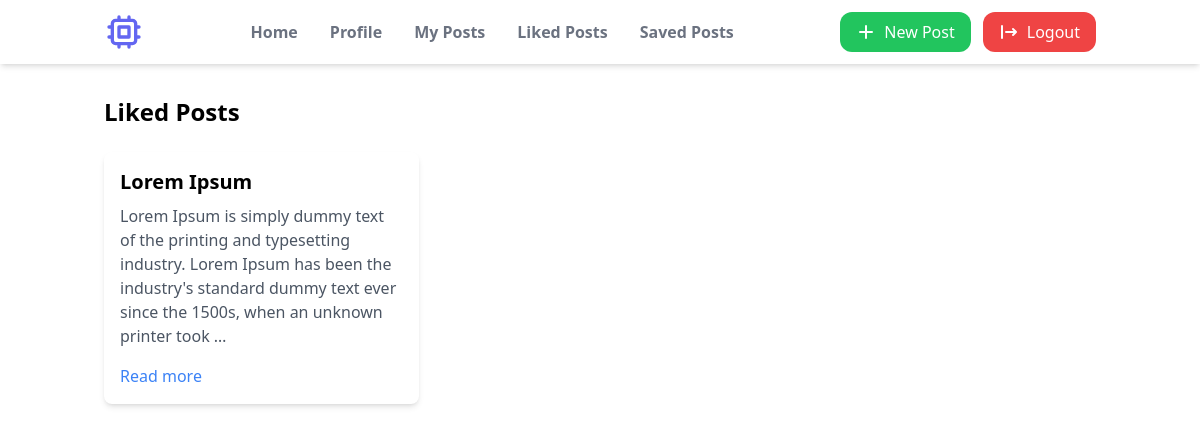
Page /liked_post (signed in) on the committed database.
### app/models.py (models this page shows, shortened)
class Post(models.Model):
    title = models.CharField(max_length=200)
    content = models.TextField()
    author = models.ForeignKey(
        User, on_delete=models.CASCADE, related_name='posts')
    slug = models.SlugField(max_length=200, unique=True)
    published_at = models.DateTimeField(auto_now_add=True)

### app/views.py (the view)
# urls.py: path('liked_post', views.liked_posts, name="liked_post"),
@login_required
def liked_posts(request):
    likes = Like.objects.filter(user=request.user).select_related('post')
    liked_posts = [like.post for like in likes]
    title = "liked"
    context = {"posts": liked_posts, "title": title}
    return render(request, 'liked_posts.html', context)

### app/templates/liked_posts.html
{% extends 'base.html' %}
{% block content %}
    <div class="container mx-auto px-4 py-8">
        <h1 class="text-2xl font-bold mb-6 capitalize">{{ title }} Posts</h1>
        {% if posts %}
            <div class="grid gap-6 md:grid-cols-2 lg:grid-cols-3">
                {% for post in posts %}
                    <div class="bg-white rounded-lg shadow-md overflow-hidden">
                        <div class="p-4">
                            <h2 class="text-xl font-semibold mb-2">{{ post.title }}</h2>
                            <p class="text-gray-600 mb-4">{{ post.content|truncatewords:30 }}</p>
                            <a href="{% url 'detail' post.slug %}"
                               class="text-blue-500 hover:text-blue-700">Read more</a>
                        </div>
                    </div>
                {% endfor %}
            </div>
        {% else %}
            <p class="text-gray-600">You haven't {{ title }} any posts yet.</p>
        {% endif %}
    </div>
{% endblock %}

### rows in the picture
Post: title "Lorem Ipsum", content "Lorem Ipsum is simply dummy text of the printing and typesetting industry. Lorem Ipsum has been the industry's standard dummy text ever since the 1500s, when an unknown printer took …"

### other values in the picture
{{ title }} "Liked"
